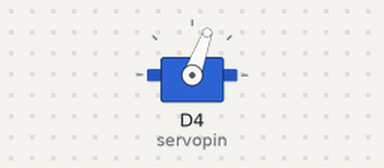
A sketch run on a simulated Arduino Due. Parts: servo. What the sketch prints to the serial monitor is not drawn.

Above: at 0.05 s.
At 3.15 s:
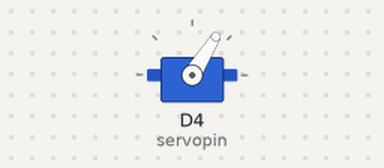
At 4.75 s:
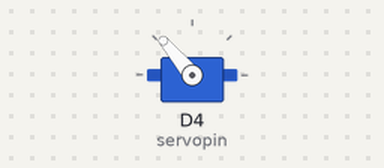
At 6.4 s:
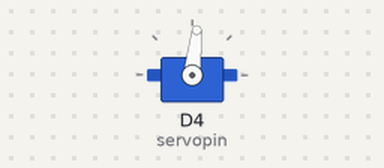
Timing chart, 0 to 11.3 s (numbered marks = the images above):
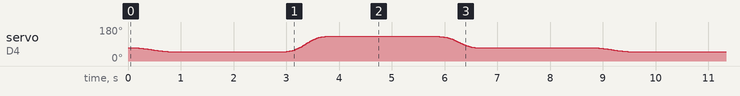

The sketch:

ServoProfileTest.ino
```cpp
#include <Servo.h>

//array for holding step profile
const int StepNum = 180;
float CurveProfile[StepNum] = { 0 };

//precalc for speed, in case we calc each loop
const float pi = 3.14159265359;
float pi_inv = 0.318309886183791;
float pi_oversteps = pi / float(StepNum);

const int min_us = 544;     // the shortest pulse sent to a servo
const int max_us = 2400;     // the longest pulse sent to a servo

const int min_angle = 0;
const int max_angle = 180;

//value = map(value, 0, 180, SERVO_MIN(), SERVO_MAX());

Servo myServo;

const int servopin = 4;

float g_CurrentAngle = 70;

int MotorDelay = 5;


void setup() {
	// put your setup code here, to run once:
	Serial.begin(115200);

	Serial.println("Hello, this is a servo smooth profile test. THis will shiver the servo like a sonofabitch");

	MakeCurveProfile();

	myServo.attach(servopin);
	myServo.write(g_CurrentAngle);


	/*
	//calc checks - compare to matlab ideal ones
	int val = myServo.readMicroseconds();
	Serial.print("From Library :");
	Serial.println(val);

	int calcval = map(g_CurrentAngle, 0, 180, min_us, max_us);

	Serial.print("From Calc :");
	Serial.println(calcval);

	calcval = MapToMicros(g_CurrentAngle);

	Serial.print("From NewCalc :");
	Serial.println(calcval);

	float target_angle = g_CurrentAngle;
	for (int iStep = 0; iStep < StepNum; iStep++)
	{
		Serial.print(target_angle * CurveProfile[iStep], 5);
		Serial.print(",");
	}
	Serial.println("");


	for (int iStep = 0; iStep < StepNum; iStep++)
	{
		Serial.print(MapToMicros(target_angle * CurveProfile[iStep]));
		Serial.print(",");
	}

	*/


}

void loop() {
	// put your main code here, to run repeatedly:

	float SetPoint = 50;

	Serial.print("Current pos is : ");
	Serial.print(g_CurrentAngle);
	Serial.print(" . Moving to : ");
	Serial.println(SetPoint);

	MoveServo(SetPoint);

	delay(2000);

	SetPoint = 130;

	Serial.print("Current pos is : ");
	Serial.print(g_CurrentAngle);
	Serial.print(" . Moving to : ");
	Serial.println(SetPoint);

	MoveServo(SetPoint);

	delay(2000);

	SetPoint = 70;

	Serial.print("Current pos is : ");
	Serial.print(g_CurrentAngle);
	Serial.print(" . Moving to : ");
	Serial.println(SetPoint);

	MoveServo(SetPoint);

	delay(2000);


}

int MapToMicros(float x)
{

	// convert the required angle to uS for higher accuracy - this is how servo library does it
	int valout = (x - min_angle) * (max_us - min_us) / (max_angle - min_angle) + min_us - 1;
	return valout;
}

void MakeCurveProfile()
{
	float curStep = 0;
	for (int iStep = 0; iStep < StepNum; iStep++)
	{
		curStep = float(iStep);
		CurveProfile[iStep] = pi_inv * ((pi_oversteps * iStep) - (cos((pi_oversteps * iStep)) * sin((pi_oversteps * iStep))));
		//Serial.print(CurveProfile[iStep],5);
		//Serial.print(",");
	}
}


void MoveServo(float Target_angle)
{
	int cur_us = 0;
	for (int iStep = 0; iStep < StepNum; iStep++)
	{
		cur_us = WriteServo(iStep, g_CurrentAngle, Target_angle);
		Serial.print(cur_us);
		Serial.print(",");
		delay(MotorDelay);
	}

	//Serial.println("");

	g_CurrentAngle = Target_angle;

}

int WriteServo(int curStep, float curAngle, float TrgAngle)
{
	int next_us = MapToMicros(curAngle + (CurveProfile[curStep] * (TrgAngle - curAngle)));
	myServo.writeMicroseconds(next_us);
	return next_us;

}
```
